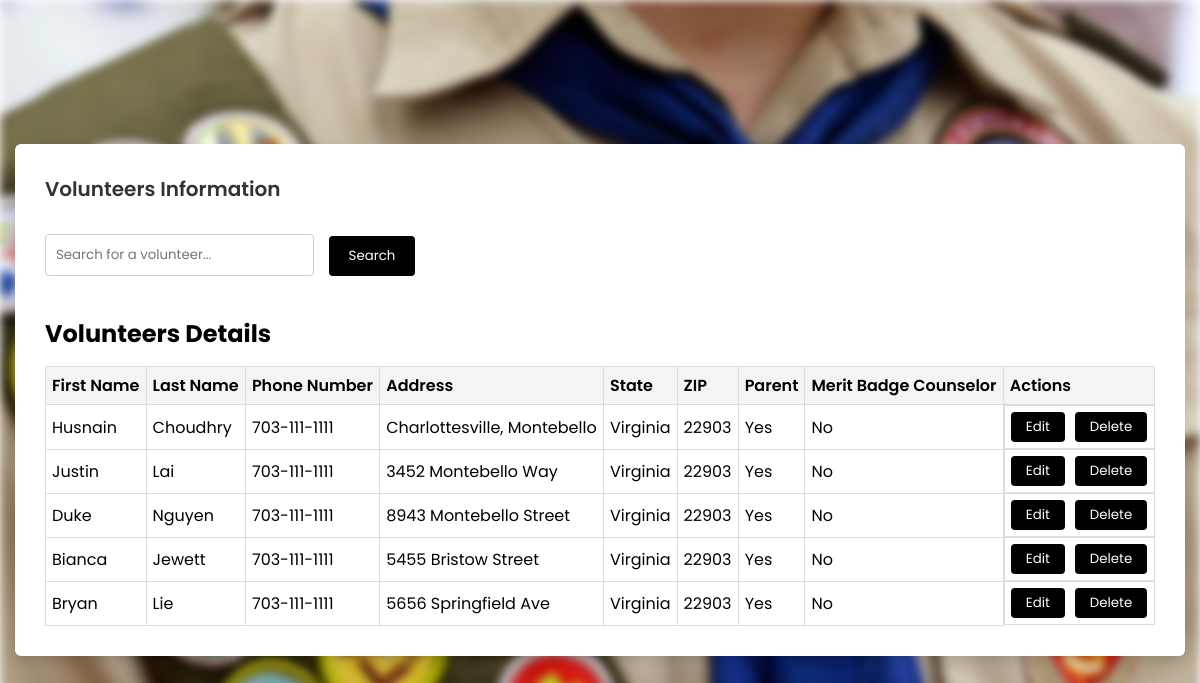
/volunteer.php, run on an earlier commit of the app's database.
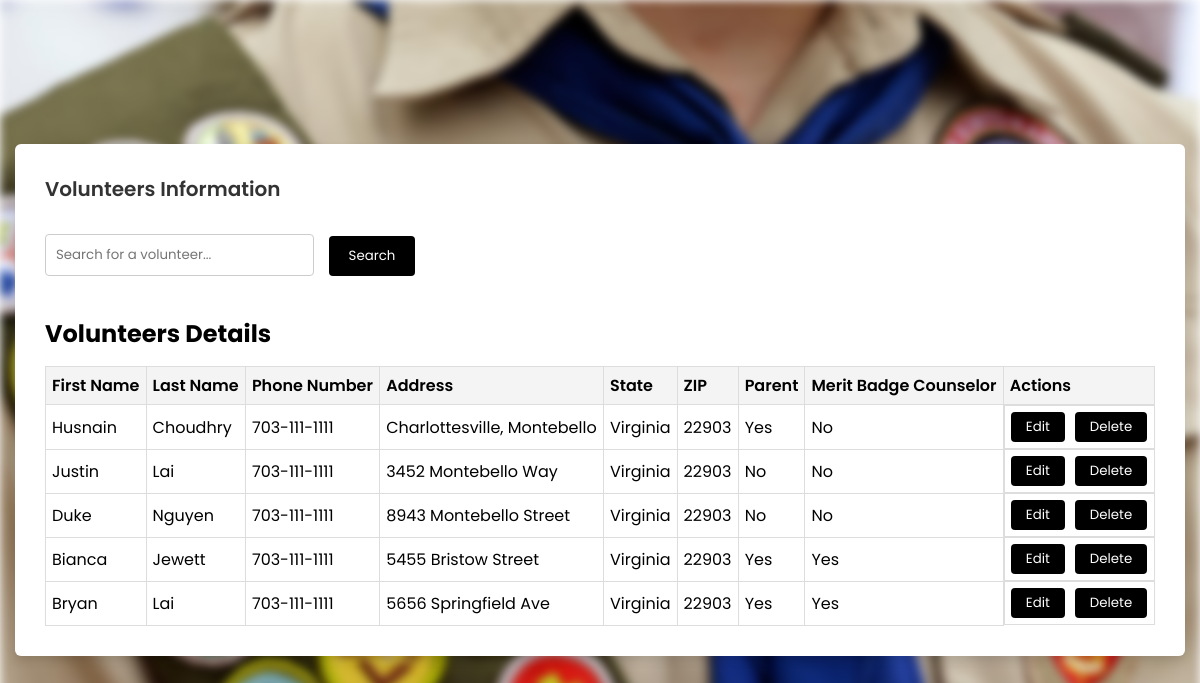
And on a later commit of the database.
### tables this page shows
CREATE TABLE ADULT_VOLUNTEERS (
    ADULT_VOLID INTEGER PRIMARY KEY,
    PARENTID INT NULL,
    COUNSELOR_ID INT NULL,
    AVFNAME VARCHAR(25),
    AVLNAME VARCHAR(25),
    AVPHONE VARCHAR(25),
    AVADDRESS VARCHAR(35),
    AVSTATE VARCHAR(25),
    AVZIP VARCHAR(25),
    FOREIGN KEY (PARENTID) REFERENCES PARENTS(PARENTID),
    FOREIGN KEY (COUNSELOR_ID) REFERENCES MERITBADGE_COUNSELOR(COUNSELOR_ID)
);

### volunteer.php (the view, shortened to what this page needs)
<?php
    $db = new SQLite3('DatabaseCreator.db');
    $sql = "SELECT ADULT_VOLID, AVFNAME, AVLNAME, AVPHONE, AVADDRESS, AVSTATE, AVZIP,
        CASE WHEN PARENTID IS NOT NULL THEN 'Yes' ELSE 'No' END AS IsParent,
        CASE WHEN COUNSELOR_ID IS NOT NULL THEN 'Yes' ELSE 'No' END AS IsCounselor
        FROM ADULT_VOLUNTEERS";
    $result = $db->query($sql);
    $volunteers = [];
    while ($row = $result->fetchArray(SQLITE3_ASSOC)) {
        $volunteers[] = $row;
    }
?>
<!DOCTYPE html>
<html lang="en">
<head>
    <link rel="stylesheet" href="style.css">
</head>
<body>
    <div class="container">
        <header>Volunteers Information</header>
        <div class="volunteers-info">
            <div class="search-container">
                <input type="text" id="searchInput" placeholder="Search for a volunteer...">
                <button onclick="searchVolunteer()">Search</button>
            </div>
            <h2>Volunteers Details</h2>
            <table id="volunteerTable">
                <tr>
                    <th>First Name</th>
                    <th>Last Name</th>
                    <th>Phone Number</th>
                    <th>Address</th>
                    <th>State</th>
                    <th>ZIP</th>
                    <th>Parent</th>
                    <th>Merit Badge Counselor</th>
                    <th>Actions</th>
                </tr>
                <?php if (!empty($volunteers)): ?>
                    <?php foreach ($volunteers as $volunteer): ?>
                        <tr>
                            <td><?php echo htmlspecialchars($volunteer['AVFNAME']); ?></td>
                            <td><?php echo htmlspecialchars($volunteer['AVLNAME']); ?></td>
                            <td><?php echo htmlspecialchars($volunteer['AVPHONE']); ?></td>
                            <td><?php echo htmlspecialchars($volunteer['AVADDRESS']); ?></td>
                            <td><?php echo htmlspecialchars($volunteer['AVSTATE']); ?></td>
                            <td><?php echo htmlspecialchars($volunteer['AVZIP']); ?></td>
                            <td><?php echo htmlspecialchars($volunteer['IsParent']); ?></td>
                            <td><?php echo htmlspecialchars($volunteer['IsCounselor']); ?></td>
                            <td class="actions">
                                <button class="edit-btn" onclick="openVolunteerModal(
                                   '<?php echo htmlspecialchars($volunteer['ADULT_VOLID']); ?>',
                                   '<?php echo htmlspecialchars($volunteer['AVFNAME']); ?>',
                                   '<?php echo htmlspecialchars($volunteer['AVLNAME']); ?>',
                                   '<?php echo htmlspecialchars($volunteer['AVPHONE']); ?>',
                                   '<?php echo htmlspecialchars($volunteer['AVADDRESS']); ?>',
                                   '<?php echo htmlspecialchars($volunteer['AVSTATE']); ?>',
                                   '<?php echo htmlspecialchars($volunteer['AVZIP']); ?>'
                               )">Edit</button>
                                <button class="delete-btn" onclick="confirmDeleteVolunteer('<?php echo htmlspecialchars($volunteer['ADULT_VOLID']); ?>')">Delete</button>
                            </td>
                        </tr>
                    <?php endforeach; ?>
                <?php else: ?>
                    <tr>
                        <td colspan="9">No volunteer information available.</td>
                    </tr>
                <?php endif; ?>
            </table>
        </div>
    </div>
</body>
</html>

What changed in the data, as far as the page shows it:
changed adult_volunteers "Justin": IsParent "Yes" → "No"
changed adult_volunteers "Duke": IsParent "Yes" → "No"
changed adult_volunteers "Bianca": IsCounselor "No" → "Yes"
changed adult_volunteers "Bryan": AVLNAME "Lie" → "Lai"; IsCounselor "No" → "Yes"
